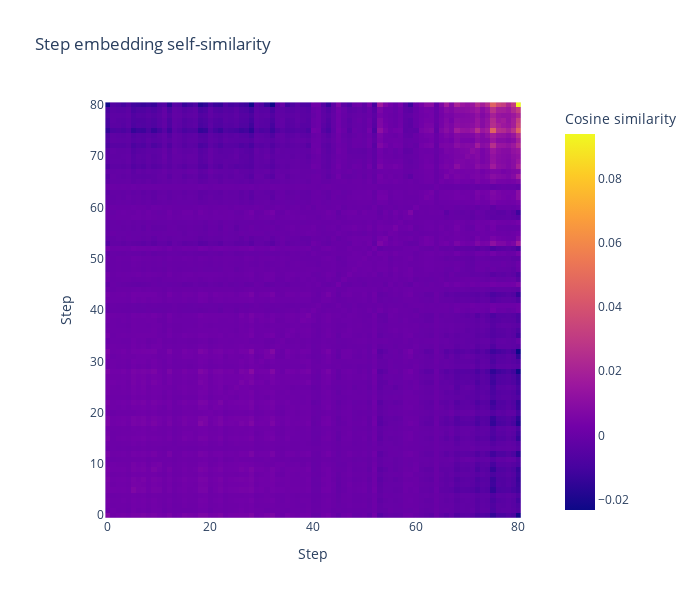

The cell this chart's notebook holds for it:
### Code cell
proximity = torch.matmul(step_embedding, step_embedding.T) / torch.matmul(NORM_A, NORM_A.T)
proximity = torch.matmul(step_embedding, step_embedding.T)

fig = px.imshow(proximity.detach().numpy()[::, ::], height=600, width=700, origin='lower', title='Step embedding self-similarity', labels={'color': 'Cosine similarity', 'x': 'Step', 'y': 'Step'})
#fig.write_image('step_embedding.png')
fig

### Figure 1 — Plotly figure (JSON) as saved in the notebook; plotly's stock layout.template omitted (floating-point values rounded to 4 significant figures; data arrays with more than 128 entries replaced by an {"elided": "..."} marker saying what was removed)
{"data": [{"coloraxis": "coloraxis", "hovertemplate": "Step: %{x}<br>Step: %{y}<br>Cosine similarity: %{z}<extra></extra>", "name": "0", "type": "heatmap", "xaxis": "x", "yaxis": "y", "z": {"elided": "81x81 float values"}}], "layout": {"coloraxis": {"colorbar": {"title": {"text": "Cosine similarity"}}, "colorscale": [[0, "#0d0887"], [0.1111, "#46039f"], [0.2222, "#7201a8"], [0.3333, "#9c179e"], [0.4444, "#bd3786"], [0.5556, "#d8576b"], [0.6667, "#ed7953"], [0.7778, "#fb9f3a"], [0.8889, "#fdca26"], [1, "#f0f921"]]}, "height": 600, "title": {"text": "Step embedding self-similarity"}, "width": 700, "xaxis": {"anchor": "y", "autorange": true, "constrain": "domain", "domain": [0.05414, 0.9459], "range": [-0.5, 80.5], "scaleanchor": "y", "title": {"text": "Step"}}, "yaxis": {"anchor": "x", "autorange": true, "constrain": "domain", "domain": [0, 1], "range": [-0.5, 80.5], "title": {"text": "Step"}}}}
